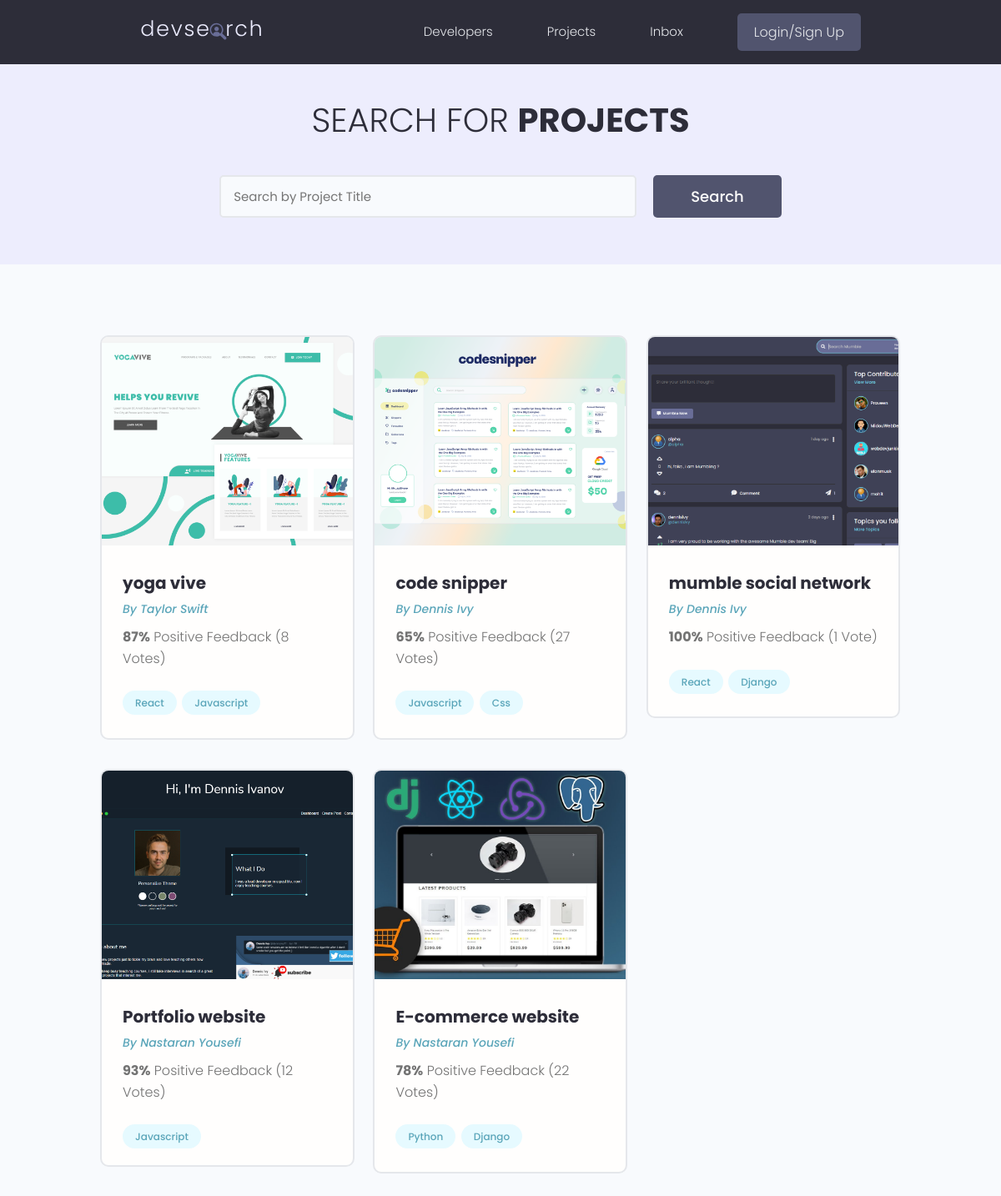
The page /projects/ on the database as committed earlier.
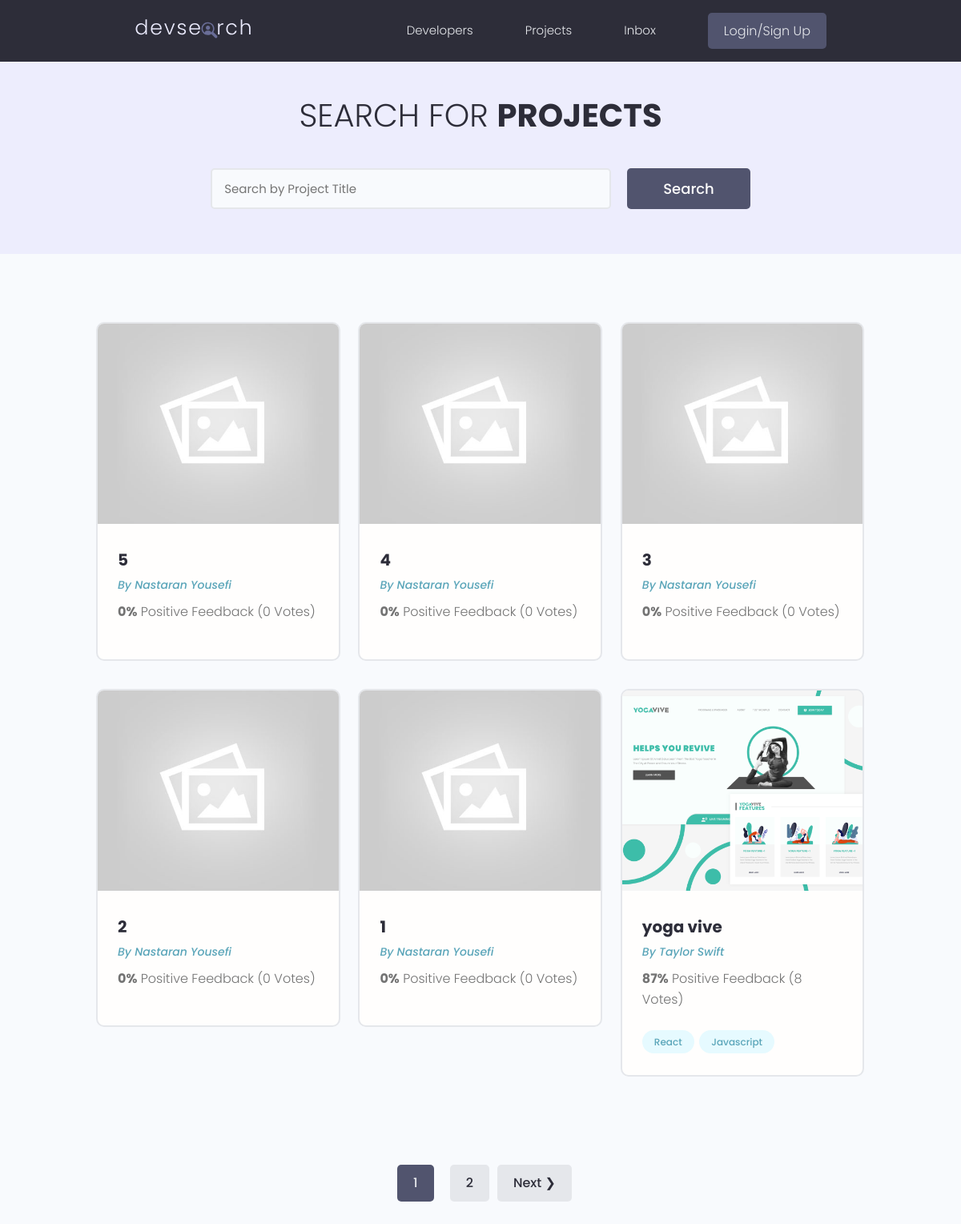
The same page on the database as committed later.
### projects/models.py (models this page shows, shortened)
class Project(models.Model):
    owner = models.ForeignKey(Profile, on_delete=models.SET_NULL, null=True, blank=True)
    title = models.CharField(max_length=200)
    description = models.TextField(null=True, blank=True)
    featured_image = models.ImageField(null=True, blank=True, default='project_cover/default.jpg', upload_to='project_cover/')
    demo_link = models.CharField(max_length=2000, null=True, blank=True)
    source_code = models.CharField(max_length=2000, null=True, blank=True)
    tags = models.ManyToManyField('Tag', blank=True)
    vote_total = models.IntegerField(default=0, null=True, blank=True)
    vote_ratio = models.IntegerField(default=0, null=True, blank=True)
    created = models.DateTimeField(auto_now_add=True)
    id = models.UUIDField(default=uuid.uuid4, unique=True, editable=False, primary_key=True)
    class Meta:
        ordering = ['-created']

class Tag(models.Model):
    name = models.CharField(max_length=100)
    created = models.DateTimeField(auto_now_add=True)
    id = models.UUIDField(default=uuid.uuid4, unique=True, editable=False, primary_key=True)

### users/models.py (models this page shows, shortened)
class Profile(models.Model):
    user = models.OneToOneField(User, on_delete=models.CASCADE, null=True, blank=True)
    name = models.CharField(max_length=250, null=True, blank=True)
    username = models.CharField(max_length=250, null=True, blank=True)
    email = models.EmailField(max_length=500, blank=True, null=True)
    short_intro = models.CharField(max_length=200, blank=True, null=True)
    bio = models.TextField(blank=True, null=True)
    location = models.CharField(max_length=200, blank=True, null=True)
    profile_image = models.ImageField(blank=True, null=True, upload_to='profiles/',
                         default='profiles/user-default.png')
    social_github = models.CharField(max_length=500, blank=True, null=True)
    social_linkedin = models.CharField(max_length=500, blank=True, null=True)
    social_website = models.CharField(max_length=500, blank=True, null=True)
    social_twitter = models.CharField(max_length=500, blank=True, null=True)
    created = models.DateTimeField(auto_now_add=True)
    id = models.UUIDField(default=uuid.uuid4, unique=True, editable=False, primary_key=True)

### projects/views.py (the view)
# urls.py: path('projects/', include('projects.urls')),
def projects(request):
    search_query, projects = search_projects(request)
    page = request.GET.get('page', 1)
    results = 6
    paginator = Paginator(projects, results)
    try:
        projects = paginator.page(page)
    except EmptyPage:
        if int(page) <= 0:
            projects = paginator.page(1)
        else:
            projects = paginator.page(paginator.num_pages)
    except PageNotAnInteger:
        projects = paginator.page(1)
    context = {
        'projects' : projects,
        'search_query' : search_query,
    }
    return render(request, 'projects/projects.html', context)

### projects/utils.py (called while the page is built)
def search_projects(request):
    search_query = request.GET.get('q') or ''
    projects = Project.objects.distinct().filter(
        Q(title__icontains=search_query) |
        Q(description__icontains=search_query) |
        Q(owner__name__icontains=search_query) |
        Q(tags__name__icontains=search_query)
    )
    return search_query, projects

### projects/templates/projects/projects.html (shortened to what this page needs)
{% extends 'main.html' %}
{% block content %}
  <main class="projects">
    <section class="hero-section text-center">
      <div class="container container--narrow">
        <div class="hero-section__box">
          <h2>Search for <span>Projects</span></h2>
        </div>
        <div class="hero-section__search">
          <form id="searchForm" class="form" action="{% url 'projects' %}" method="get">
            <div class="form__field">
              <input class="input input--text" id="formInput#search" value="{{ search_query }}" type="text"  name="q"
                placeholder="Search by Project Title" />
            </div>
            <input class="btn btn--sub btn--lg" type="submit" value="Search" />
          </form>
        </div>
      </div>
    </section>
    <section class="projectsList">
      <div class="container">
        <div class="grid grid--three">
        {% for project in projects %}
          <div class="column">
            <div class="card project">
              <a href="{% url 'project' project.id %}" class="project">
                <img class="project__thumbnail" src="{{ project.featured_image.url }}" alt="{{ project.title }}" />
                <div class="card__body">
                  <h3 class="project__title">{{ project.title }}</h3>
                  <p><a class="project__author" href="{% url 'user-profile' project.owner.pk %}">By {{project.owner.name|title}}</a></p>
                  <p class="project--rating">
                    <span style="font-weight: bold;">{{ project.vote_ratio }}%</span> Positive
                    Feedback ({{ project.vote_total }} Vote{{ project.vote_total|pluralize:'s' }})
                  </p>
                  <div class="project__tags">
                    {% for tag in project.tags.all|slice:'3' %}
                    <span class="tag tag--pill tag--main">
                      <small>{{ tag.name|title }}</small>
                    </span>
                    {% endfor %}
                  </div>
                </div>
              </a>
            </div>
          </div>
        {% endfor %}
        </div>
      </div>
    </section>
    {% include 'pagination.html' with query_set=projects %}
  </main>
{% endblock %}

Rows that differ between the two databases and show on the page:
no longer on this page (row unchanged): Project: featured_image (picture), title "code snipper", owner.name "Dennis Ivy", vote_ratio "65", vote_total "27", Tag (name "Javascript")
no longer on this page (row unchanged): Tag: name "Css", shown under "code snipper"
no longer on this page (row unchanged): Project: featured_image (picture), title "mumble social network", owner.name "Dennis Ivy", vote_ratio "100", vote_total "1", Tag (name "React")
no longer on this page (row unchanged): Tag: name "Django"
no longer on this page (row unchanged): Project: featured_image (picture), title "Portfolio website", owner.name "Nastaran Yousefi", vote_ratio "93", vote_total "12", Tag (name "Javascript")
no longer on this page (row unchanged): Project: featured_image (picture), title "E-commerce website", owner.name "Nastaran Yousefi", vote_ratio "78", vote_total "22"
no longer on this page (row unchanged): Tag: name "Python", shown under "E-commerce website"
added Project: featured_image (placeholder picture), title "5", owner.name "Nastaran Yousefi", vote_ratio "0", vote_total "0"
added Project: featured_image (placeholder picture), title "4", owner.name "Nastaran Yousefi", vote_ratio "0", vote_total "0"
added Project: featured_image (placeholder picture), title "3", owner.name "Nastaran Yousefi", vote_ratio "0", vote_total "0"
added Project: featured_image (placeholder picture), title "2", owner.name "Nastaran Yousefi", vote_ratio "0", vote_total "0"
added Project: featured_image (placeholder picture), title "1", owner.name "Nastaran Yousefi", vote_ratio "0", vote_total "0"
Other text that changed with them:
new list line: "1"
new list line: "2"
text now shown: "Next ❯"
